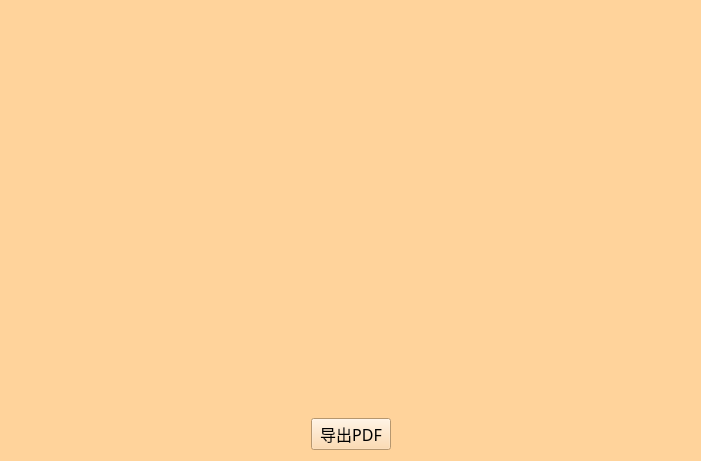
<?xml version="1.0" encoding="UTF-8"?>
<ui version="4.0">
 <class>pastwindow</class>
 <widget class="QWidget" name="pastwindow">
  <property name="geometry">
   <rect>
    <x>0</x>
    <y>0</y>
    <width>701</width>
    <height>461</height>
   </rect>
  </property>
  <property name="windowTitle">
   <string>过往</string>
  </property>
  <property name="windowIcon">
   <iconset resource="Res.qrc">
    <normaloff>:/icon/res/icon.ico</normaloff>:/icon/res/icon.ico</iconset>
  </property>
  <property name="styleSheet">
   <string notr="true">background-color: rgb(255, 211, 155);</string>
  </property>
  <layout class="QVBoxLayout" name="verticalLayout">
   <item>
    <widget class="QTableWidget" name="tableWidget">
     <property name="styleSheet">
      <string notr="true"/>
     </property>
     <property name="frameShape">
      <enum>QFrame::NoFrame</enum>
     </property>
     <property name="frameShadow">
      <enum>QFrame::Plain</enum>
     </property>
     <property name="editTriggers">
      <set>QAbstractItemView::NoEditTriggers</set>
     </property>
     <property name="alternatingRowColors">
      <bool>false</bool>
     </property>
     <property name="selectionMode">
      <enum>QAbstractItemView::SingleSelection</enum>
     </property>
     <property name="selectionBehavior">
      <enum>QAbstractItemView::SelectRows</enum>
     </property>
     <property name="verticalScrollMode">
      <enum>QAbstractItemView::ScrollPerPixel</enum>
     </property>
     <property name="horizontalScrollMode">
      <enum>QAbstractItemView::ScrollPerPixel</enum>
     </property>
     <property name="showGrid">
      <bool>false</bool>
     </property>
     <property name="gridStyle">
      <enum>Qt::NoPen</enum>
     </property>
     <property name="wordWrap">
      <bool>true</bool>
     </property>
     <attribute name="horizontalHeaderCascadingSectionResizes">
      <bool>false</bool>
     </attribute>
     <attribute name="horizontalHeaderDefaultSectionSize">
      <number>100</number>
     </attribute>
     <attribute name="horizontalHeaderMinimumSectionSize">
      <number>100</number>
     </attribute>
    </widget>
   </item>
   <item>
    <layout class="QHBoxLayout" name="horizontalLayout">
     <item>
      <spacer name="horizontalSpacer">
       <property name="orientation">
        <enum>Qt::Horizontal</enum>
       </property>
       <property name="sizeHint" stdset="0">
        <size>
         <width>40</width>
         <height>20</height>
        </size>
       </property>
      </spacer>
     </item>
     <item>
      <widget class="QPushButton" name="pdfwriterBtn">
       <property name="font">
        <font>
         <family>微软雅黑</family>
         <pointsize>12</pointsize>
        </font>
       </property>
       <property name="text">
        <string>导出PDF</string>
       </property>
      </widget>
     </item>
     <item>
      <spacer name="horizontalSpacer_2">
       <property name="orientation">
        <enum>Qt::Horizontal</enum>
       </property>
       <property name="sizeHint" stdset="0">
        <size>
         <width>40</width>
         <height>20</height>
        </size>
       </property>
      </spacer>
     </item>
    </layout>
   </item>
  </layout>
 </widget>
 <resources>
  <include location="Res.qrc"/>
 </resources>
 <connections/>
</ui>
